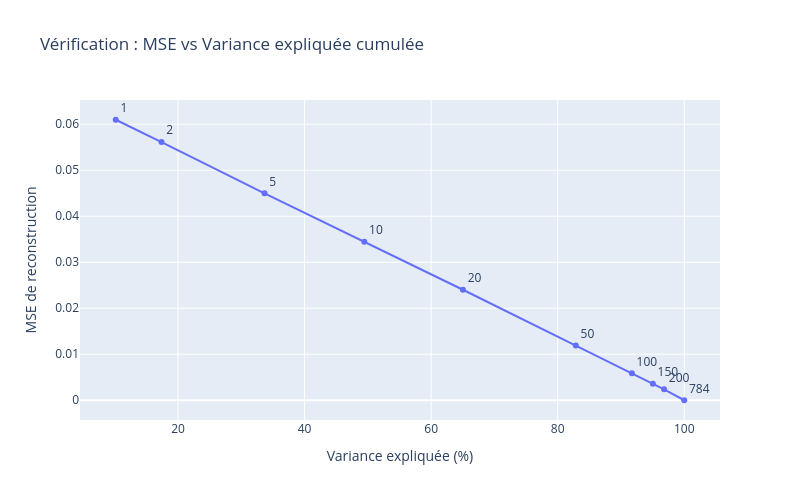

The cell this chart's notebook holds for it:
### Code cell
var_pcts = [r["variance_explained_pct"] for r in results]

fig = go.Figure()
fig.add_trace(go.Scatter(
    x=var_pcts, y=mse_values,
    mode="lines+markers+text",
    text=n_comp_labels, textposition="top right"
))
fig.update_layout(
    title="Vérification : MSE vs Variance expliquée cumulée",
    xaxis_title="Variance expliquée (%)",
    yaxis_title="MSE de reconstruction",
    width=800, height=500
)
fig.show()

### Figure 1 — Plotly figure (JSON) as saved in the notebook; plotly's stock layout.template omitted (floating-point values rounded to 4 significant figures)
{"data": [{"mode": "lines+markers+text", "text": ["1", "2", "5", "10", "20", "50", "100", "150", "200", "784"], "textposition": "top right", "type": "scatter", "x": [10.16, 17.39, 33.67, 49.44, 65.02, 82.86, 91.72, 95.04, 96.81, 100], "y": [0.06098, 0.05614, 0.045, 0.03448, 0.02403, 0.01188, 0.005851, 0.003607, 0.002383, 4.014e-14]}], "layout": {"height": 500, "title": {"text": "Vérification : MSE vs Variance expliquée cumulée"}, "width": 800, "xaxis": {"title": {"text": "Variance expliquée (%)"}}, "yaxis": {"title": {"text": "MSE de reconstruction"}}}}
